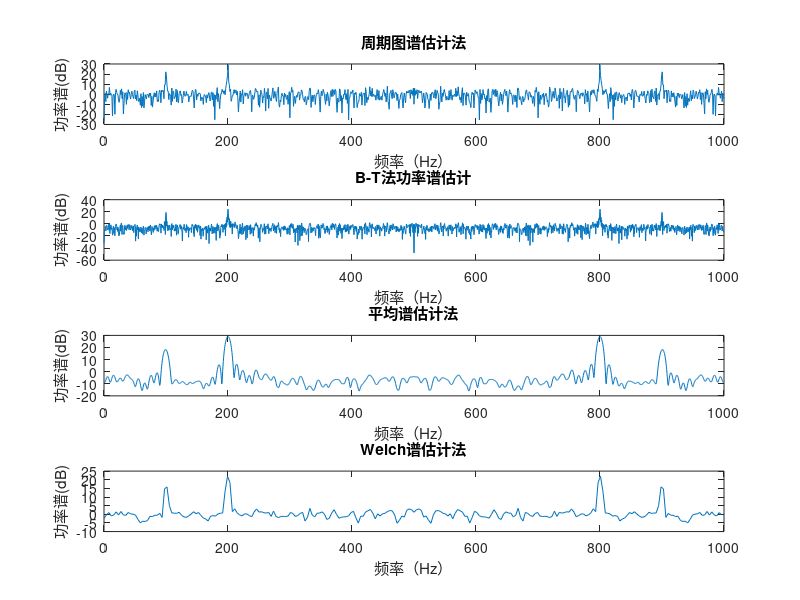

MATLAB code to generate this figure:
clear all;
Fs=1000;
t=0:1/Fs:1;
xn=sin(2*pi*100*t)+2*sin(2*pi*200*t)+randn(size(t));




subplot(4,1,1);
Px=abs(fft(xn,1024)).^2/length(xn);
plot((0:1023)/1024*Fs,10*log10(Px));
title('周期图谱估计法');
xlabel('频率（Hz）');
ylabel('功率谱(dB)');

subplot(4,1,2);
% 计算信号的非偏自相关函数
max_lag = length(xn) - 1;
Rxx = xcorr(xn, max_lag, 'coeff');
% 对自相关函数进行FFT得到频谱估计
N = length(Rxx);
frequencies = 0:(Fs/N):(Fs - Fs/N);
Sxx = (fft(Rxx));
plot(frequencies, 10*log10(abs(Sxx)));
title('B-T法功率谱估计');
xlabel('频率（Hz）');
ylabel('功率谱(dB)');


subplot(4,1,3);
% 将数据分成10个小段，每段长度为100
segment_length = 100;
overlap = 50;

% 初始化功率谱估计矩阵
num_segments = 10;
Pxx_avg = zeros(2001, num_segments);

% 对每个小段进行Blackman-Tukey法功率谱估计
for i = 1:num_segments
    start_index = (i-1) * (segment_length - overlap) + 1;
    end_index = start_index + segment_length - 1;
    
    % 提取当前小段数据
    segment_data = xn(start_index:end_index);
    
    % 计算信号的非偏自相关函数
    max_lag = length(segment_data) - 1;
    Rxx = xcorr(segment_data, length(xn) - 1, 'coeff');
    
    % 保留单边部分
    
    
    % 对自相关函数进行FFT得到频谱估计
    N = length(Rxx);
    frequencies = 0:(Fs/N):(Fs - Fs/N);
    Sxx = fft(Rxx);
    
    % 存储功率谱估计
    Pxx_avg(:, i) = abs(Sxx).^2 / (Fs * length(segment_data));
end

% 计算平均功率谱
mean_Pxx = mean(Pxx_avg, 2);
% 绘制平均功率谱图
plot(frequencies, 10*log10(mean_Pxx*100000));
title('平均谱估计法');
xlabel('频率（Hz）');
ylabel('功率谱(dB)');

subplot(4,1,4);
w=hanning(256)';
Pxxx=(abs(fft(w.*xn(1:256))).^2+abs(fft(w.*xn(129:384))).^2+abs(fft(w.*xn(257:512))).^2+abs(fft(w.*xn(385:640))).^2+abs(fft(w.*xn(513:768))).^2+abs(fft(w.*xn(641:896))).^2)/(norm(w)^2*6);
plot((0:255)/256*Fs,10*log10(Pxxx));
title('Welch谱估计法');
xlabel('频率（Hz）');
ylabel('功率谱(dB)');



